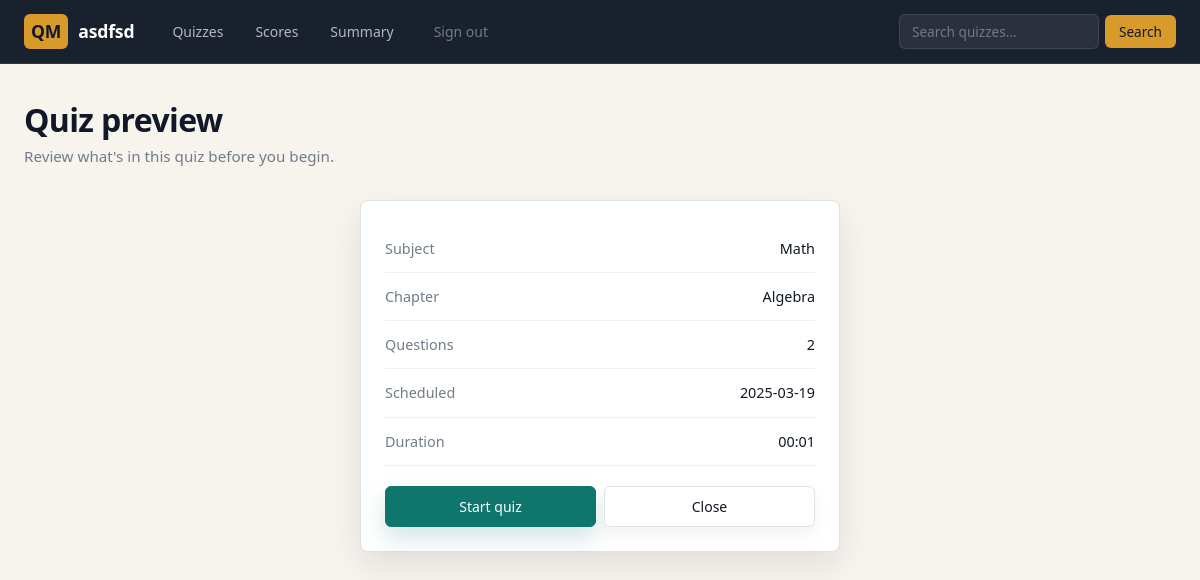
/user/view/quiz/1/asdfsd (signed in), run on the app's committed database.
### models/models.py (models this page shows)
class Subject(db.Model):
    __tablename__ = 'subject'
    id = db.Column(db.Integer, primary_key=True)
    name = db.Column(db.String, unique=True, nullable=False)
    description = db.Column(db.Text)
    chapters = db.relationship('Chapter', backref='subject', lazy=True)

class Chapter(db.Model):
    __tablename__ = 'chapter'
    id = db.Column(db.Integer, primary_key=True)
    name = db.Column(db.String, nullable=False)
    description = db.Column(db.Text)
    subject_id = db.Column(db.Integer, db.ForeignKey('subject.id'), nullable=False)
    quizzes = db.relationship('Quiz', backref='chapter', lazy=True)

class Quiz(db.Model):
    __tablename__ = 'quiz'
    id = db.Column(db.Integer, primary_key=True)
    chapter_id = db.Column(db.Integer, db.ForeignKey('chapter.id'), nullable=False)
    date_of_quiz = db.Column(db.Date)
    time_duration = db.Column(db.String)
    remarks = db.Column(db.Text)
    questions = db.relationship('Question', backref='quiz', lazy=True)

### controllers/controllers.py (the view)
@app.route("/user/view/quiz/<quiz_id>/<name>", methods=["GET", "POST"])
def view_quiz(quiz_id,name):
    quiz = get_quiz_by_id(quiz_id)
    return render_template("view_quiz.html", name=name, quiz=quiz)

### controllers/controllers.py (called while the page is built)
def get_quiz_by_id(id):
    quiz = Quiz.query.filter_by(id=id).first()
    return quiz

### templates/view_quiz.html (shortened to what this page needs)
<!DOCTYPE html>
<html lang="en">
<head>
    <link rel="stylesheet" href="/static/css/main.css">
</head>
<body>
    {%include 'user_nav.html'%}
    <div class="qm-page">
        <div class="qm-header">
            <h1>Quiz preview</h1>
            <p class="qm-text-muted">Review what's in this quiz before you begin.</p>
        </div>
        <div class="qm-card qm-card--lifted" style="max-width:480px;margin:0 auto">
            <div class="qm-card__body">
                <div class="qm-user-card__row">
                    <span>Subject</span>
                    <span>{{quiz.chapter.subject.name}}</span>
                </div>
                <div class="qm-user-card__row">
                    <span>Chapter</span>
                    <span>{{quiz.chapter.name}}</span>
                </div>
                <div class="qm-user-card__row">
                    <span>Questions</span>
                    <span>{{quiz.questions | length}}</span>
                </div>
                <div class="qm-user-card__row">
                    <span>Scheduled</span>
                    <span>{{quiz.date_of_quiz}}</span>
                </div>
                <div class="qm-user-card__row">
                    <span>Duration</span>
                    <span>{{quiz.time_duration}}</span>
                </div>
                <div class="qm-btn-group" style="margin-top:20px">
                    <a href="/user/start/quiz/{{quiz.id}}/{{name}}" class="qm-btn qm-btn--primary" style="flex:1">Start quiz</a>
                    <a href="/user/{{name}}" class="qm-btn qm-btn--secondary" style="flex:1">Close</a>
                </div>
            </div>
        </div>
    </div>
</body>
</html>

### static/css/main.css (style rules this page uses)
:root { --bg: #F3F0EB; --bg-warm: #EDE8E1; --surface: #FFFFFF; --surface-alt: #F8F6F2; --ink: #1C1E22; --ink-soft: #4A4D54; --ink-muted: #8B8F97; --border: #DDD9D2; --border-light:#ECEAE5; --sage: #4A7C6F; --sage-light: #E8F2EE; --sage-dark: #3A6359; --copper: #C07A4A; --copper-light:#F5EDE5; --copper-dark: #9E6238; --danger: #B94A48; --danger-light:#F8ECEB; --radius-sm: 6px; --radius-md: 10px; --radius-lg: 16px; --shadow-sm: 0 1px 3px rgba(28,30,34,.06); --shadow-md: 0 4px 16px rgba(28,30,34,.08); --shadow-lg: 0 8px 32px rgba(28,30,34,.10); --font-display:'Outfit', sans-serif; --font-body: 'DM Sans', sans-serif; --page-max: 1200px; --nav-h: 64px; }
*, *::before, *::after { box-sizing: border-box; margin: 0; padding: 0; }
html { font-size: 16px; -webkit-font-smoothing: antialiased; -moz-osx-font-smoothing: grayscale; }
body { font-family: var(--font-body); background: var(--bg); color: var(--ink); line-height: 1.6; min-height: 100vh; }
a { color: var(--sage); text-decoration: none; }
h1, h2, h3, h4, h5, h6 { font-family: var(--font-display); font-weight: 600; line-height: 1.25; color: var(--ink); }
h1 { font-size: 2rem; letter-spacing: -0.02em; }
.qm-page { max-width: var(--page-max); margin: 0 auto; padding: 32px 24px 64px; }
.qm-header { margin-bottom: 32px; }
.qm-header h1 { margin-bottom: 4px; }
.qm-header p { color: var(--ink-muted); font-size: .95rem; }
.qm-btn { display: inline-flex; align-items: center; justify-content: center; gap: 6px; padding: 10px 20px; border-radius: var(--radius-sm); font-family: var(--font-body); font-size: .875rem; font-weight: 500; border: 1px solid transparent; cursor: pointer; transition: background .15s, border-color .15s, color .15s; text-decoration: none; line-height: 1.4; }
.qm-btn--primary { background: var(--sage); color: #fff; border-color: var(--sage); }
.qm-btn--secondary { background: var(--surface); color: var(--ink); border-color: var(--border); }
.qm-btn-group { display: flex; gap: 8px; flex-wrap: wrap; }
.qm-card { background: var(--surface); border: 1px solid var(--border); border-radius: var(--radius-md); box-shadow: var(--shadow-sm); }
.qm-card--lifted { box-shadow: var(--shadow-md); }
.qm-card__body { padding: 24px; }
.qm-user-card__row { display: flex; justify-content: space-between; align-items: center; padding: 12px 0; border-bottom: 1px solid var(--border-light); font-size: .9rem; }
.qm-user-card__row span:first-child { color: var(--ink-muted); }
.qm-user-card__row span:last-child { font-weight: 500; color: var(--ink); }
.qm-text-muted { color: var(--ink-muted); }
:root { --bg: #F7F4EE; --bg-warm: #ECE6DA; --surface: #FFFFFF; --surface-alt: #F2F6F7; --ink: #111827; --ink-soft: #394150; --ink-muted: #717B8A; --border: #DCE3E7; --border-light: #ECF0F2; --sage: #0F766E; --sage-light: #DFF3EF; --sage-dark: #0A5D57; --copper: #D89A2B; --copper-light: #FBF1D7; --copper-dark: #A76E12; --radius-md: 8px; --radius-lg: 14px; --shadow-sm: 0 1px 2px rgba(17,24,39,.05); --shadow-md: 0 14px 34px rgba(17,24,39,.09); --shadow-lg: 0 28px 60px rgba(17,24,39,.16); --font-display: 'Manrope', system-ui, -apple-system, BlinkMacSystemFont, "Segoe UI", sans-serif; --font-body: 'Manrope', system-ui, -apple-system, BlinkMacSystemFont, "Segoe UI", sans-serif; }
body { background: var(--bg); }
.qm-page { padding: 36px 24px 72px; }
.qm-btn { transition: transform .15s, background .15s, border-color .15s, color .15s, box-shadow .15s; }
.qm-btn--primary { background: var(--sage); border-color: var(--sage); box-shadow: 0 12px 24px rgba(15,118,110,.18); }
.qm-btn--secondary { box-shadow: 0 8px 18px rgba(17,24,39,.05); }

### data on the page
Subject: chapter.subject.name "Math"
Chapter: chapter.name "Algebra"
Quiz: date_of_quiz "2025-03-19", time_duration "00:01"

### other printed values
{{ name }} "asdfsd"
{{ quiz.questions | length }} "2"
